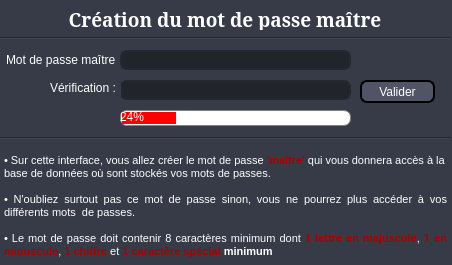
<?xml version="1.0" encoding="UTF-8"?>
<ui version="4.0">
 <class>Master_Password_Creation</class>
 <widget class="QDialog" name="Master_Password_Creation">
  <property name="geometry">
   <rect>
    <x>0</x>
    <y>0</y>
    <width>452</width>
    <height>265</height>
   </rect>
  </property>
  <property name="windowTitle">
   <string>Dialog</string>
  </property>
  <property name="styleSheet">
   <string notr="true">QWidget {
	background-color: rgb(55,58,71);
	color: #FFF;
}

/*QLineEdit*/
QLineEdit#edit_pswd{
	border: 2px solid rgb(37,39,48);
	border-radius: 7px;
	color: #FFF;
	padding-left: 20px;
	padding-right: 20px;
	background-color: rgb(34,36,44);
}

QLineEdit#edit_pswd_verif{
	border: 2px solid rgb(37,39,48);
	border-radius: 7px;
	color: #FFF;
	padding-left: 20px;
	padding-right: 20px;
	background-color: rgb(34,36,44);
}

QLineEdit:hover {
	border: 2px solid rgb(48,50,62);
}

QLineEdit:focus {
	border: 2px solid rgb(85,170,255);
	background-color: rgb(43,45,56);
}
</string>
  </property>
  <widget class="QLineEdit" name="edit_pswd">
   <property name="geometry">
    <rect>
     <x>120</x>
     <y>50</y>
     <width>231</width>
     <height>20</height>
    </rect>
   </property>
   <property name="echoMode">
    <enum>QLineEdit::Password</enum>
   </property>
  </widget>
  <widget class="QLabel" name="label_2">
   <property name="geometry">
    <rect>
     <x>0</x>
     <y>0</y>
     <width>450</width>
     <height>40</height>
    </rect>
   </property>
   <property name="font">
    <font>
     <family>Noto Serif</family>
     <pointsize>14</pointsize>
     <weight>75</weight>
     <bold>true</bold>
    </font>
   </property>
   <property name="styleSheet">
    <string notr="true">QLabel {
	font-weight: bold
}</string>
   </property>
   <property name="text">
    <string>Création du mot de passe maître</string>
   </property>
   <property name="textFormat">
    <enum>Qt::RichText</enum>
   </property>
   <property name="alignment">
    <set>Qt::AlignCenter</set>
   </property>
   <property name="margin">
    <number>0</number>
   </property>
  </widget>
  <widget class="QPushButton" name="btn_valid">
   <property name="geometry">
    <rect>
     <x>360</x>
     <y>80</y>
     <width>75</width>
     <height>23</height>
    </rect>
   </property>
   <property name="styleSheet">
    <string notr="true">/*QPushButton*/
QPushButton {
	color: #FFF;
	border: 2px solid rgb(0,0,0);
	background-color: rgb(81,84,103);
	border-radius: 7px
}

QPushButton:hover {
	border: 2px solid rgb(255,255,255);
	background-color: rgb(53,55,67);
	border-radius: 7px
}</string>
   </property>
   <property name="text">
    <string>Valider</string>
   </property>
   <property name="icon">
    <iconset>
     <normaloff>Images/Logo_Show_password.png</normaloff>Images/Logo_Show_password.png</iconset>
   </property>
  </widget>
  <widget class="QLineEdit" name="edit_pswd_verif">
   <property name="geometry">
    <rect>
     <x>120</x>
     <y>80</y>
     <width>231</width>
     <height>20</height>
    </rect>
   </property>
   <property name="echoMode">
    <enum>QLineEdit::Password</enum>
   </property>
  </widget>
  <widget class="QLabel" name="label_3">
   <property name="geometry">
    <rect>
     <x>6</x>
     <y>50</y>
     <width>111</width>
     <height>20</height>
    </rect>
   </property>
   <property name="text">
    <string>Mot de passe maître : </string>
   </property>
  </widget>
  <widget class="QLabel" name="label_4">
   <property name="geometry">
    <rect>
     <x>50</x>
     <y>80</y>
     <width>71</width>
     <height>16</height>
    </rect>
   </property>
   <property name="text">
    <string>Vérification :</string>
   </property>
  </widget>
  <widget class="Line" name="line">
   <property name="geometry">
    <rect>
     <x>0</x>
     <y>130</y>
     <width>451</width>
     <height>16</height>
    </rect>
   </property>
   <property name="orientation">
    <enum>Qt::Horizontal</enum>
   </property>
  </widget>
  <widget class="QPushButton" name="btn_show">
   <property name="geometry">
    <rect>
     <x>360</x>
     <y>50</y>
     <width>41</width>
     <height>31</height>
    </rect>
   </property>
   <property name="styleSheet">
    <string notr="true">QPushButton {
	background-color: none;
	border: none;
	background-image: url(&quot;C:/Users/Jonathan/Desktop/Gestionnaire_MotDePasse - Copie/Images/Logo_Show_password-inv.png&quot;)l;

}

QPushButton:hover {
	background-image: url(&quot;C:/Users/Jonathan/Desktop/Gestionnaire_MotDePasse - Copie/Images/Logo_Show_password-inv_b_w.png&quot;);
}</string>
   </property>
   <property name="text">
    <string/>
   </property>
  </widget>
  <widget class="Line" name="line_2">
   <property name="geometry">
    <rect>
     <x>0</x>
     <y>30</y>
     <width>451</width>
     <height>16</height>
    </rect>
   </property>
   <property name="orientation">
    <enum>Qt::Horizontal</enum>
   </property>
  </widget>
  <widget class="QTextBrowser" name="textBrowser">
   <property name="geometry">
    <rect>
     <x>0</x>
     <y>150</y>
     <width>451</width>
     <height>121</height>
    </rect>
   </property>
   <property name="autoFillBackground">
    <bool>false</bool>
   </property>
   <property name="styleSheet">
    <string notr="true">QTextBrowser {
	background : transparent;
	Border: none;
}

/*QLineEdit*/
QLineEdit {
	border: 2px solid rgb(37,39,48);
	border-radius: 7px;
	color: #FFF;
	padding-left: 20px;
	padding-right: 20px;
	background-color: rgb(34,36,44);
}

QLineEdit:hover {
	border: 2px solid rgb(48,50,62);
}

QLineEdit:focus {
	border: 2px solid rgb(85,170,255);
	background-color: rgb(43,45,56);
}
</string>
   </property>
   <property name="html">
    <string>&lt;!DOCTYPE HTML PUBLIC &quot;-//W3C//DTD HTML 4.0//EN&quot; &quot;http://www.w3.org/TR/REC-html40/strict.dtd&quot;&gt;
&lt;html&gt;&lt;head&gt;&lt;meta name=&quot;qrichtext&quot; content=&quot;1&quot; /&gt;&lt;style type=&quot;text/css&quot;&gt;
p, li { white-space: pre-wrap; }
&lt;/style&gt;&lt;/head&gt;&lt;body style=&quot; font-family:'MS Shell Dlg 2'; font-size:8.25pt; font-weight:400; font-style:normal;&quot;&gt;
&lt;p style=&quot; margin-top:0px; margin-bottom:0px; margin-left:0px; margin-right:0px; -qt-block-indent:0; text-indent:0px;&quot;&gt;• Sur cette interface, vous allez créer le mot de passe&lt;span style=&quot; color:#aa0000;&quot;&gt; &lt;/span&gt;&lt;span style=&quot; font-weight:600; color:#aa0000;&quot;&gt;'maître'&lt;/span&gt; qui vous donnera accès à la base de données où sont stockés vos mots de passes.&lt;/p&gt;
&lt;p style=&quot;-qt-paragraph-type:empty; margin-top:0px; margin-bottom:0px; margin-left:0px; margin-right:0px; -qt-block-indent:0; text-indent:0px;&quot;&gt;&lt;br /&gt;&lt;/p&gt;
&lt;p align=&quot;justify&quot; style=&quot; margin-top:0px; margin-bottom:0px; margin-left:0px; margin-right:0px; -qt-block-indent:0; text-indent:0px;&quot;&gt;• N'oubliez surtout pas ce mot de passe sinon, vous ne pourrez plus accéder à vos différents mots  de passes.&lt;/p&gt;
&lt;p align=&quot;justify&quot; style=&quot; margin-top:0px; margin-bottom:0px; margin-left:0px; margin-right:0px; -qt-block-indent:0; text-indent:0px;&quot;&gt; &lt;/p&gt;
&lt;p align=&quot;justify&quot; style=&quot; margin-top:0px; margin-bottom:0px; margin-left:0px; margin-right:0px; -qt-block-indent:0; text-indent:0px;&quot;&gt;• Le mot de passe doit contenir 8 caractères minimum dont &lt;span style=&quot; font-weight:600; color:#aa0000;&quot;&gt;1 lettre en majuscule&lt;/span&gt;, &lt;span style=&quot; font-weight:600; color:#aa0000;&quot;&gt;1 en minuscule&lt;/span&gt;, &lt;span style=&quot; font-weight:600; color:#aa0000;&quot;&gt;1 chiffre&lt;/span&gt; et &lt;span style=&quot; font-weight:600; color:#aa0000;&quot;&gt;1 caractère spécial&lt;/span&gt; &lt;span style=&quot; font-weight:600;&quot;&gt;minimum&lt;/span&gt;&lt;/p&gt;&lt;/body&gt;&lt;/html&gt;</string>
   </property>
  </widget>
  <widget class="QProgressBar" name="progressBar">
   <property name="geometry">
    <rect>
     <x>120</x>
     <y>110</y>
     <width>231</width>
     <height>16</height>
    </rect>
   </property>
   <property name="styleSheet">
    <string notr="true">QProgressBar:horizontal {
	border: 1px solid gray;
	border-radius: 7px;
	background: white;
	padding: 1px;
}

QProgressBar::chunk {
	background-color: red;
	border-radius: 7px;
 }</string>
   </property>
   <property name="value">
    <number>24</number>
   </property>
  </widget>
 </widget>
 <tabstops>
  <tabstop>edit_pswd</tabstop>
  <tabstop>edit_pswd_verif</tabstop>
  <tabstop>btn_show</tabstop>
  <tabstop>btn_valid</tabstop>
  <tabstop>textBrowser</tabstop>
 </tabstops>
 <resources/>
 <connections/>
</ui>
